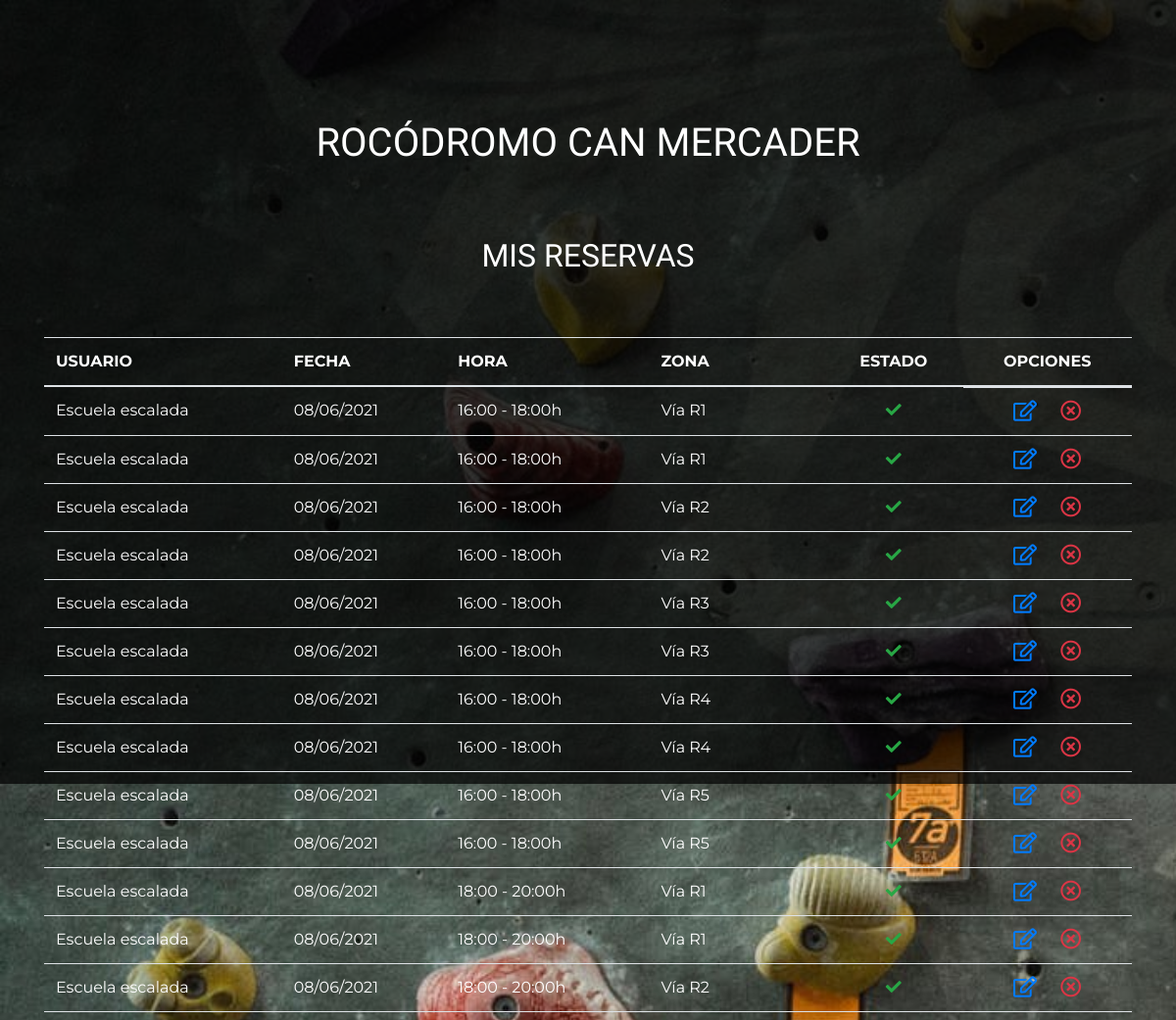
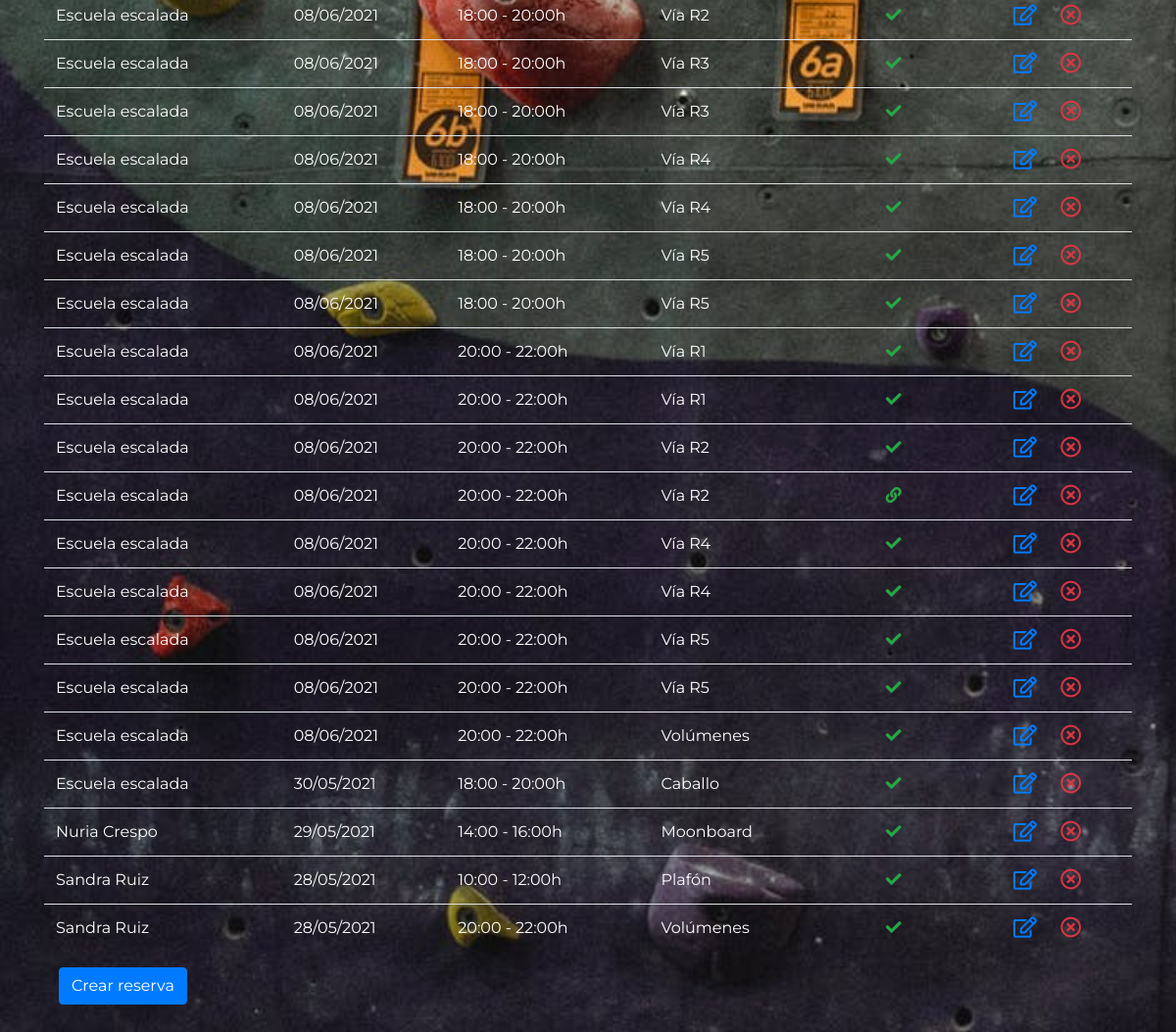
Page /views/myReservationsList.php on the committed database (2 pictures, top to bottom).
### tables this page shows
CREATE TABLE `reservations` (
  `id_reservation` int(7) NOT NULL COMMENT 'ID of reservation',
  `id_related_reservation` int(7) NOT NULL COMMENT 'ID which links double reservations in routes zone',
  `reservation_date` date NOT NULL COMMENT 'Date when reservation has been done',
  `hour_id` int(3) NOT NULL COMMENT 'ID of the time zone when reservation has been done',
  `zone_id` int(3) NOT NULL COMMENT 'ID of the zone where reservations has been done',
  `user_id` int(6) NOT NULL COMMENT 'ID of the reservation user',
  `reservation_status` varchar(1) NOT NULL COMMENT 'Status of the reservation (Active = A) (Inactive = "I") (Pending confirmation = "P" or "C" [C is who should confirm]) (Without rope team = "W")',
  `user_modification` int(6) NOT NULL COMMENT 'ID of the user who has done last transaction',
  `timestamp` timestamp NOT NULL DEFAULT current_timestamp() COMMENT 'When the last transaction has been done'
);

CREATE TABLE `users` (
  `id_user` int(6) NOT NULL COMMENT 'ID of the user',
  `user_type` varchar(1) NOT NULL COMMENT 'Type of user ["A"=Admin, "G"=Generic, "M"=Generic with Minors]',
  `card_number` int(6) NOT NULL COMMENT 'Card number',
  `user_status` varchar(1) NOT NULL COMMENT 'Status of the user \r\n(Active = "A") \r\n(Inactive = "I"',
  `user_email` varchar(50) NOT NULL COMMENT 'User email',
  `user_password` varchar(255) NOT NULL COMMENT 'Password of the user',
  `user_name` varchar(100) NOT NULL COMMENT 'User name & surnames',
  `user_modification` int(6) NOT NULL COMMENT 'ID of the user Who has done the transaction',
  `timestamp` timestamp NOT NULL DEFAULT current_timestamp() ON UPDATE current_timestamp() COMMENT 'When transaccion has done'
);

CREATE TABLE `hours` (
  `id_hour` int(3) NOT NULL COMMENT 'ID of the time zone',
  `start_hour` varchar(5) NOT NULL COMMENT 'Hour when reservation starts',
  `end_hour` varchar(5) NOT NULL COMMENT 'Hour when reservation finishes',
  `week_day` varchar(7) NOT NULL COMMENT 'Array with active week day ([LMXJVSD] for all week days)',
  `user_modification` int(6) NOT NULL COMMENT 'ID of th user who has done the transaction',
  `timestamp` timestamp NOT NULL DEFAULT current_timestamp() COMMENT 'When the transaction was done'
);

CREATE TABLE `zones` (
  `id_zone` int(3) NOT NULL COMMENT 'ID of the zone',
  `zone_name` varchar(30) NOT NULL COMMENT 'Name of the zone',
  `max_users_zone` int(2) NOT NULL COMMENT 'Maximun users number in an specific zone',
  `zone_status` varchar(1) NOT NULL COMMENT 'Status of the zone (Active = "A") (Inactive = "I"',
  `user_modification` int(6) NOT NULL COMMENT 'ID of the user who has done the last transaction',
  `timestamp` timestamp NOT NULL DEFAULT current_timestamp() ON UPDATE current_timestamp() COMMENT 'When the last transaction has been done'
);

### php/readReservations.php (called while the page is built, shortened)
<?php
require "database.php";
if (isset($_POST["filterDateFrom"]) && $_POST["filterDateFrom"] != "") {
    $filterDateFrom                 = $_POST["filterDateFrom"];
    $filterDateFromShow             = $_POST["filterDateFrom"];
    $_SESSION['filterDateFromShow'] = $_POST["filterDateFrom"];
} else if (!isset($filterDateFrom) || (isset($filterDateFrom) && $filterDateFrom == "")){
    $filterDateFrom                 = "0000-01-01";
    $filterDateFromShow             = "";
}
if (isset($_POST["filterDateTo"]) && $_POST["filterDateTo"] != "") {
    $filterDateTo                  = $_POST["filterDateTo"];
    $filterDateToShow              = $_POST["filterDateTo"];
    $_SESSION['filterDateToShow']  = $_POST["filterDateTo"];
} else if (!isset($filterDateTo) || (isset($filterDateTo) && $filterDateTo == "")){
    $filterDateTo                 = "9999-12-31";
    $filterDateToShow             = "";
}
if (isset($_POST["filterUserName"])) {
    $filterUserName                 = "%" . $_POST["filterUserName"] . "%";
    $filterUserNameShow             = $_POST["filterUserName"];
    $_SESSION['filterUserNameShow'] = $_POST["filterUserName"];
} else if (!isset($filterUserName) || (isset($filterUserName) && $filterUserName == "")){
    $filterUserName                 = "%";
    $filterUserNameShow             = "";
} else if (isset($filterUserName) && $filterUserName != ""){
    if (strpos($filterUserName, "%") > 0) {
        $filterUserName                 = $filterUserName;
        $filterUserNameShow             = $filterUserName;
        $_SESSION['filterUserNameShow'] = $filterUserName;
    } else {
        $filterUserNameShow             = $filterUserName;
        $_SESSION['filterUserNameShow'] = $filterUserName;
        $filterUserName                 = "%" . $filterUserName . "%";
    }
}
if (isset($_POST["filterCardNumber"]) && $_POST["filterCardNumber"] != "") {
    $filterCardNumber                 = $_POST["filterCardNumber"];
    $filterCardNumberShow             = $_POST["filterCardNumber"];
    $_SESSION['filterCardNumberShow'] = $_POST["filterCardNumber"];
} else if ((isset($_POST["filterCardNumber"]) && $_POST["filterCardNumber"] == "") || !isset($filterCardNumber) || (isset($filterCardNumber) && $filterCardNumber == "")){
    $filterCardNumber                 = "%";
    $filterCardNumberShow             = "";
} else if (isset($filterCardNumber) && $filterCardNumber != ""){
    if (strpos($filterCardNumber, "%") > 0) {
        $filterCardNumber                 = $filterCardNumber;
        $filterCardNumberShow             = $filterCardNumber;
        $_SESSION['filterCardNumberShow'] = $filterCardNumber;
    } else {
        $filterCardNumberShow             = $filterCardNumber;
        $_SESSION['filterCardNumberShow'] = $filterCardNumber;
        $filterCardNumber                 = $filterCardNumber;
    }
}
if (isset($_POST["filterStartHour"]) && $_POST["filterStartHour"] != "") {
    $filterStartHour                 = $_POST["filterStartHour"];
    $filterStartHourShow             = $_POST["filterStartHour"];
    $_SESSION['filterStartHourShow'] = $_POST["filterStartHour"];
} else if (!isset($filterStartHour) || (isset($filterStartHour) && $filterStartHour == "")){
    $filterStartHour                 = "00:00";
    $filterStartHourShow             = "";
}
if (isset($_POST["filterEndHour"]) && $_POST["filterEndHour"] != "") {
    $filterEndHour                  = $_POST["filterEndHour"];
    $filterEndHourShow              = $_POST["filterEndHour"];
    $_SESSION['filterEndHourShow']  = $_POST["filterEndHour"];
} else if (!isset($filterEndHour) || (isset($filterEndHour) && $filterEndHour == "")){
    $filterEndHour                 = "99:99";
    $filterEndHourShow              = "";
}
if (isset($_POST["filterZoneName"])) {
    $filterZoneName                 = $_POST["filterZoneName"] . "%";
    $filterZoneNameShow             = $_POST["filterZoneName"];
    $_SESSION['filterZoneNameShow'] = $_POST["filterZoneName"];
} else if (!isset($filterZoneName) || (isset($filterZoneName) && $filterZoneName == "")){
    $filterZoneName                 = "%";
    $filterZoneNameShow             = "";
}
if (isset($_POST["filterAllStatusReservation"])) {
    $filterAllStatusReservation1                = "%";
    $filterAllStatusReservation2                = "%";
    $filterAllStatusReservation3                = "%";
    $filterAllStatusReservation4                = "%";
    $filterAllStatusReservationShow             = $_POST["filterAllStatusReservation"];
    $_SESSION['filterAllStatusReservationShow'] = $_POST["filterAllStatusReservation"];
} else if (!isset($filterAllStatusReservation) || (isset($filterAllStatusReservation) && $filterAllStatusReservation == "")){
    $filterAllStatusReservation1                = "A";
    $filterAllStatusReservation2                = "P";
    $filterAllStatusReservation3                = "C";
    $filterAllStatusReservation4                = "W";
    $filterAllStatusReservationShow             = "";
} else if (isset($filterAllStatusReservation) && $filterAllStatusReservation == "on"){
    $filterAllStatusReservation1                = "%";
    $filterAllStatusReservation2                = "%";
    $filterAllStatusReservation3                = "%";
    $filterAllStatusReservation4                = "%";
    $filterAllStatusReservationShow             = "on";
    $_SESSION['filterAllStatusReservationShow'] = "on";
}
try {
    $sql = "SELECT id_reservation
                 , id_related_reservation
                 , reservation_date
                 , start_hour
                 , end_hour
                 , zone_name
                 , user_id
                 , user_name
                 , card_number
                 , reservation_status
              FROM reservations, hours, zones, users
             WHERE (reservation_status LIKE :reservationstatus1 OR reservation_status LIKE :reservationstatus2 OR reservation_status LIKE :reservationstatus3 OR reservation_status LIKE :reservationstatus4)
               AND hour_id = id_hour
               AND zone_id = id_zone
               AND user_id = id_user
               AND reservation_date BETWEEN :fromreservationdate AND :toreservationdate
               AND user_name        LIKE :username
               AND card_number      LIKE :cardnumber
               AND start_hour       >= :starthour
               AND end_hour         <= :endhour
               AND zone_name        LIKE :zonename
          ORDER BY reservation_date DESC, start_hour ASC, end_hour ASC, zone_name ASC, card_number ASC";
    $query = $conn->prepare($sql);
    $query->bindParam(":reservationstatus1",$filterAllStatusReservation1);
    $query->bindParam(":reservationstatus2",$filterAllStatusReservation2);
    $query->bindParam(":reservationstatus3",$filterAllStatusReservation3);
    $query->bindParam(":reservationstatus4",$filterAllStatusReservation4);
    $query->bindParam(":fromreservationdate",$filterDateFrom);
    $query->bindParam(":toreservationdate",$filterDateTo);
    $query->bindParam(":username",$filterUserName);
    $query->bindParam(":cardnumber",$filterCardNumber);
    $query->bindParam(":starthour",$filterStartHour);
    $query->bindParam(":endhour",$filterEndHour);
    $query->bindParam(":zonename",$filterZoneName);
    $query->execute();
    $reservations = $query->fetchAll(PDO::FETCH_OBJ);
} catch(PDOException $e){
    $_SESSION['successFlag'] = "C";
    $queryError = $e->getMessage();
    $_SESSION['message'] = "Se ha detectado un problema a la hora de mostrar las reservas. </br> Descripción del error: " . $queryError ;
} finally {
    $conn = null;
    if (isset ($_POST["filterDateFrom"]) || isset ($_POST["filterDateTo"]) || isset ($_POST["filterUserName"]) || isset ($_POST["filterCardNumber"]) || isset ($_POST["filterStartHour"]) || isset ($_POST["filterEndHour"]) || isset ($_POST["filterZoneName"]) || isset ($_POST["filterAllStatusReservation"])) {
        $_SESSION["searchReservations"] = $reservations;
        header("Location: ../views/reservationsList.php?dateFrom=$filterDateFromShow&dateTo=$filterDateToShow&userName=$filterUserNameShow&cardNumber=$filterCardNumberShow&startHour=$filterStartHourShow&endHour=$filterEndHourShow&zoneName=$filterZoneNameShow&allStatusReservation=$filterAllStatusReservationShow");
    }
}
?>

### views/myReservationsList.php (the view, shortened to what this page needs)
<!DOCTYPE html>
<html lang="es">
<head>
    <link rel="stylesheet" href="https://cdn.jsdelivr.net/npm/bootstrap@4.6.0/dist/css/bootstrap.min.css">
    <link rel="stylesheet" href="https://use.fontawesome.com/releases/v5.15.2/css/all.css">
    <link rel="stylesheet" href="../styles/main.css">
</head>
<body>
  <header>
    <?php include("../php/header.php");?>
  <header>
  <h2>MIS RESERVAS</h2>
  <div class="container">
    <table class="table  mt-5">
      <thead>
          <tr>
            <th>USUARIO</th>
            <th>FECHA</th>
            <th>HORA</th>
            <th>ZONA</th>
            <th class="text-center">ESTADO</th>
            <th class="text-center">OPCIONES</th>
          </tr>
      </thead>
      <tbody>
      <?php
        include("../php/readReservations.php");
      ?>
      <?php if(isset($reservations)){ foreach($reservations as $reservation):?>
        <tr>
          <td data-label="USUARIO:"><?php echo $reservation->user_name?></td>
          <td data-label="FECHA:">
            <?php
              $date = new DateTime( $reservation->reservation_date);
              echo $date->format("d/m/Y");
            ?>
          </td>
          <td data-label="HORA:"><?php echo $reservation->start_hour . " - " . $reservation->end_hour . "h"?></td>
          <td data-label="ZONA:"><?php echo $reservation->zone_name?></td>
          <td data-label="ESTADO:" class="text-center">
              <?php if ($reservation->reservation_status == "A") { ?>
                <i class="fas fa-check text-success" title="Activo"></i>
              <?php } else if ($reservation->reservation_status == "I"){ ?>
                <i class="fas fa-times text-danger" title="Inactivo"></i>
              <?php } else if ($reservation->reservation_status == "W"){ ?>
                <i class="fas fa-link text-success" title="Reserva doble"></i>
              <?php } else if ($reservation->reservation_status == "P" || $reservation->reservation_status == "C"){ ?>
                <i class="fas fa-hourglass-half text-warning" title="Pendiente confirmación"></i>
              <?php } ?>
          </td>
          <td data-label="" class="d-flex justify-content-center" >
          <?php if ($reservation->reservation_status == "C") {?>
            <a href="../php/updateReservation.php?idReservation=<?php echo $reservation->id_reservation?>&idRelatedReservation=<?php echo $reservation->id_related_reservation?>&confirmReservation">
              <i title="Confirmar" class="far fa-check-circle fa-lg cursorHand text-primary mr-4"></i>
            </a>
          <?php }else {?>
            <a href="reservation.php?idReservation=<?php echo $reservation->id_reservation?>&userName=<?php echo $_SESSION['sessionUserName']?>&reservationDate=<?php echo $reservation->reservation_date?>&startHour=<?php echo $reservation->start_hour?>&endHour=<?php echo $reservation->end_hour?>&zoneName=<?php echo $reservation->zone_name?>&modifyReservation=">
              <i title="Modificar" class="far fa-edit fa-lg cursorHand text-primary mr-4"></i>
            </a>
          <?php }?>
            <a href="../php/updateReservation.php?idReservation=<?php echo $reservation->id_reservation?>&idRelatedReservation=<?php echo $reservation->id_related_reservation?>&userId=<?php echo $reservation->user_id?>&userName=<?php echo $reservation->user_name?>&cancelReservation&reservationDate=<?php echo $date->format("d/m/Y")?>&startHour=<?php echo $reservation->start_hour?>&endHour=<?php echo $reservation->end_hour?>&zoneName=<?php echo $reservation->zone_name?>">
              <i title="Cancelar" class="far fa-times-circle fa-lg text-danger "></i>
            </a>
          </td>
        </tr>
      <?php endforeach; ?> <?php }?>
      </tbody>
    </table>
    <div class="row">
      <div class="col-12">
        <a class="btn btn-primary" href="reservation.php?idReservation= &userName=<?php echo $_SESSION["sessionUserName"]?>&reservationDate=&startHour=&endHour=&zoneName=">Crear reserva</a>
      </div>
    </div>
  </div>
 </body>
</html>

### php/header.php (shortened to what this page needs)
<!DOCTYPE html>
<html lang="en">
<head>
</head>
<body>
    <div class="container-fluid header">
        <div class=" d-flex justify-content-between">
        </div>
        <h1 class="mt-5">ROCÓDROMO CAN MERCADER</h1>
    </div>
</body>
</html>

### styles/main.css (style rules this page uses)
* { font-family: 'Montserrat', sans-serif; color: white; }
body { background-image: url(../assets/img/fondo.jpeg); background-repeat: no-repeat; background-size: cover; background-attachment: fixed; background-position: 0 0; padding-bottom: 4rem; }
body::before { content: ""; position: fixed; width: 100%; height: 100vh; background-color: rgba(0,0,0,0.7); z-index:-1; }
h1 { font-family: 'Lilita One', cursive; padding-bottom: 4rem; text-align: center; }
h2 { font-family: 'Lilita One', cursive; padding-bottom: 1rem; text-align: center; }
.cursorHand { cursor: pointer; }
.row { margin-right: 0; margin-left: 0; }

### rows in the picture
reservations: user.user_name "Escuela escalada", reservation_date "08/06/2021", hour.start_hour "16:00", hour.end_hour "18:00", zone.zone_name "Vía R1", reservation_status "A" (drawn)
reservations: user.user_name "Escuela escalada", reservation_date "08/06/2021", hour.start_hour "16:00", hour.end_hour "18:00", zone.zone_name "Vía R1", reservation_status "A" (drawn)
reservations: user.user_name "Escuela escalada", reservation_date "08/06/2021", hour.start_hour "16:00", hour.end_hour "18:00", zone.zone_name "Vía R2", reservation_status "A" (drawn)
reservations: user.user_name "Escuela escalada", reservation_date "08/06/2021", hour.start_hour "16:00", hour.end_hour "18:00", zone.zone_name "Vía R2", reservation_status "A" (drawn)
reservations: user.user_name "Escuela escalada", reservation_date "08/06/2021", hour.start_hour "16:00", hour.end_hour "18:00", zone.zone_name "Vía R3", reservation_status "A" (drawn)
reservations: user.user_name "Escuela escalada", reservation_date "08/06/2021", hour.start_hour "16:00", hour.end_hour "18:00", zone.zone_name "Vía R3", reservation_status "A" (drawn)
reservations: user.user_name "Escuela escalada", reservation_date "08/06/2021", hour.start_hour "16:00", hour.end_hour "18:00", zone.zone_name "Vía R4", reservation_status "A" (drawn)
reservations: user.user_name "Escuela escalada", reservation_date "08/06/2021", hour.start_hour "16:00", hour.end_hour "18:00", zone.zone_name "Vía R4", reservation_status "A" (drawn)
reservations: user.user_name "Escuela escalada", reservation_date "08/06/2021", hour.start_hour "16:00", hour.end_hour "18:00", zone.zone_name "Vía R5", reservation_status "A" (drawn)
reservations: user.user_name "Escuela escalada", reservation_date "08/06/2021", hour.start_hour "16:00", hour.end_hour "18:00", zone.zone_name "Vía R5", reservation_status "A" (drawn)
reservations: user.user_name "Escuela escalada", reservation_date "08/06/2021", hour.start_hour "18:00", hour.end_hour "20:00", zone.zone_name "Vía R1", reservation_status "A" (drawn)
reservations: user.user_name "Escuela escalada", reservation_date "08/06/2021", hour.start_hour "18:00", hour.end_hour "20:00", zone.zone_name "Vía R1", reservation_status "A" (drawn)
reservations: user.user_name "Escuela escalada", reservation_date "08/06/2021", hour.start_hour "18:00", hour.end_hour "20:00", zone.zone_name "Vía R2", reservation_status "A" (drawn)
reservations: user.user_name "Escuela escalada", reservation_date "08/06/2021", hour.start_hour "18:00", hour.end_hour "20:00", zone.zone_name "Vía R2", reservation_status "A" (drawn)
reservations: user.user_name "Escuela escalada", reservation_date "08/06/2021", hour.start_hour "18:00", hour.end_hour "20:00", zone.zone_name "Vía R3", reservation_status "A" (drawn)
reservations: user.user_name "Escuela escalada", reservation_date "08/06/2021", hour.start_hour "18:00", hour.end_hour "20:00", zone.zone_name "Vía R3", reservation_status "A" (drawn)
reservations: user.user_name "Escuela escalada", reservation_date "08/06/2021", hour.start_hour "18:00", hour.end_hour "20:00", zone.zone_name "Vía R4", reservation_status "A" (drawn)
reservations: user.user_name "Escuela escalada", reservation_date "08/06/2021", hour.start_hour "18:00", hour.end_hour "20:00", zone.zone_name "Vía R4", reservation_status "A" (drawn)
reservations: user.user_name "Escuela escalada", reservation_date "08/06/2021", hour.start_hour "18:00", hour.end_hour "20:00", zone.zone_name "Vía R5", reservation_status "A" (drawn)
reservations: user.user_name "Escuela escalada", reservation_date "08/06/2021", hour.start_hour "18:00", hour.end_hour "20:00", zone.zone_name "Vía R5", reservation_status "A" (drawn)
reservations: user.user_name "Escuela escalada", reservation_date "08/06/2021", hour.start_hour "20:00", hour.end_hour "22:00", zone.zone_name "Vía R1", reservation_status "A" (drawn)
reservations: user.user_name "Escuela escalada", reservation_date "08/06/2021", hour.start_hour "20:00", hour.end_hour "22:00", zone.zone_name "Vía R1", reservation_status "A" (drawn)
reservations: user.user_name "Escuela escalada", reservation_date "08/06/2021", hour.start_hour "20:00", hour.end_hour "22:00", zone.zone_name "Vía R2", reservation_status "A" (drawn)
reservations: user.user_name "Escuela escalada", reservation_date "08/06/2021", hour.start_hour "20:00", hour.end_hour "22:00", zone.zone_name "Vía R2", reservation_status "W" (drawn)
reservations: user.user_name "Escuela escalada", reservation_date "08/06/2021", hour.start_hour "20:00", hour.end_hour "22:00", zone.zone_name "Vía R4", reservation_status "A" (drawn)
reservations: user.user_name "Escuela escalada", reservation_date "08/06/2021", hour.start_hour "20:00", hour.end_hour "22:00", zone.zone_name "Vía R4", reservation_status "A" (drawn)
reservations: user.user_name "Escuela escalada", reservation_date "08/06/2021", hour.start_hour "20:00", hour.end_hour "22:00", zone.zone_name "Vía R5", reservation_status "A" (drawn)
reservations: user.user_name "Escuela escalada", reservation_date "08/06/2021", hour.start_hour "20:00", hour.end_hour "22:00", zone.zone_name "Vía R5", reservation_status "A" (drawn)
reservations: user.user_name "Escuela escalada", reservation_date "08/06/2021", hour.start_hour "20:00", hour.end_hour "22:00", zone.zone_name "Volúmenes", reservation_status "A" (drawn)
reservations: user.user_name "Escuela escalada", reservation_date "30/05/2021", hour.start_hour "18:00", hour.end_hour "20:00", zone.zone_name "Caballo", reservation_status "A" (drawn)
reservations: user.user_name "Nuria Crespo", reservation_date "29/05/2021", hour.start_hour "14:00", hour.end_hour "16:00", zone.zone_name "Moonboard", reservation_status "A" (drawn)
reservations: user.user_name "Sandra Ruiz", reservation_date "28/05/2021", hour.start_hour "10:00", hour.end_hour "12:00", zone.zone_name "Plafón", reservation_status "A" (drawn)
reservations: user.user_name "Sandra Ruiz", reservation_date "28/05/2021", hour.start_hour "20:00", hour.end_hour "22:00", zone.zone_name "Volúmenes", reservation_status "A" (drawn)
